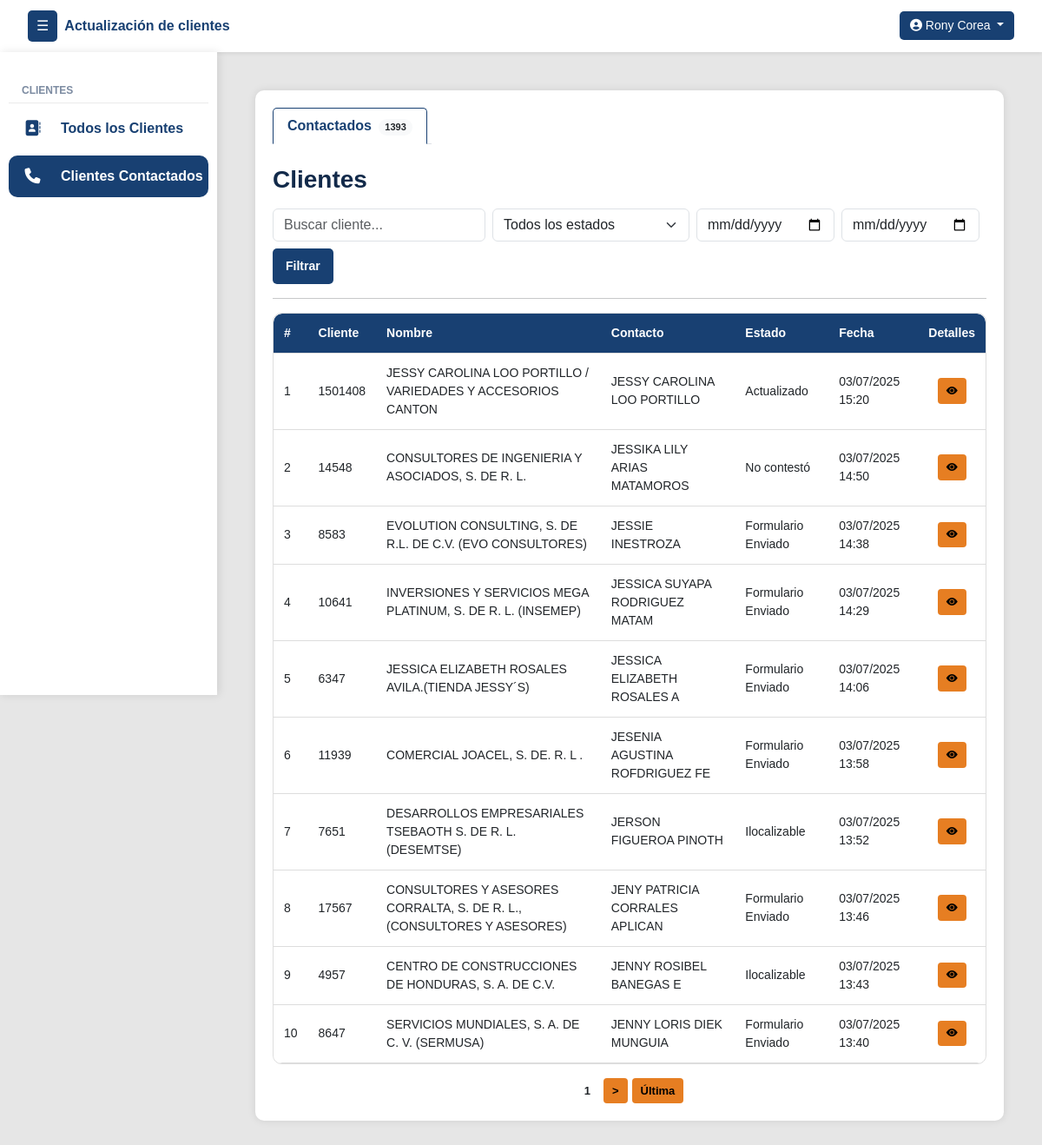
The page /clientes/contactados/ (signed in) on the database its author committed.
### clientes/models.py (models this page shows, shortened)
class Cliente(models.Model):
    numero_cliente = models.CharField(max_length=50, unique=True)
    nombre_cliente = models.CharField(max_length=255)
    contacto_cliente = models.CharField(max_length=255)
    contacto_cargo = models.CharField(max_length=100, null=True, blank=True)
    telefono_cliente = models.CharField(max_length=50, null=True, blank=True)
    telefono_dos = models.CharField(max_length=50, null=True, blank=True)
    direccion = models.CharField(max_length=255, null=True, blank=True)
    correo = models.CharField(max_length=254, null=True, blank=True)
    estado_actual = models.ForeignKey(EstadoReporte, on_delete=models.SET_NULL, null=True, blank=True, default=1)
    asignado_inicial = models.ForeignKey(User, on_delete=models.SET_NULL, null=True, blank=True, related_name='clientes_asignados_inicialmente')
    asignado_usuario = models.ForeignKey(User, on_delete=models.SET_NULL, null=True, blank=True, related_name='clientes_asignados')
    veces_contactado = models.PositiveIntegerField(default=0)
    sin_contestar = models.PositiveIntegerField(default=0)
    formulario_sin_contestar = models.PositiveIntegerField(default=0)
    ultima_llamada_no_contesto = models.DateTimeField(null=True, blank=True)
    ultimo_envio_formulario = models.DateTimeField(null=True, blank=True)

class EstadoReporte(models.Model):
    nombre = models.CharField(max_length=100, unique=True)
    creado_por = models.ForeignKey(User, on_delete=models.SET_NULL, null=True, blank=True)
    creado_en = models.DateTimeField(auto_now_add=True)
    estado = models.CharField(max_length=50, choices=[('activo', 'Activo'), ('inactivo', 'Inactivo')])
    intentos = models.PositiveIntegerField(default=0)
    genera_movimiento = models.BooleanField(default=True)

class MovimientoEstado(models.Model):
    cliente = models.ForeignKey(Cliente, on_delete=models.CASCADE, related_name='movimientos')
    estado = models.ForeignKey(EstadoReporte, on_delete=models.SET_NULL, null=True)
    actualizado_por = models.ForeignKey(User, on_delete=models.SET_NULL, null=True)
    actualizado_por_admin = models.ForeignKey(User, on_delete=models.SET_NULL, null=True, blank=True, related_name='movimientos_admin')
    fecha_hora = models.DateTimeField(auto_now_add=True)

class HistorialEstadoSinMovimiento(models.Model):
    cliente = models.ForeignKey(Cliente, on_delete=models.CASCADE, related_name='historial_sin_movimiento')
    estado = models.ForeignKey(EstadoReporte, on_delete=models.SET_NULL, null=True)
    actualizado_por = models.ForeignKey(User, on_delete=models.SET_NULL, null=True)
    actualizado_por_admin = models.ForeignKey(User, on_delete=models.SET_NULL, null=True, blank=True, related_name='historial_admin')
    nota = models.CharField(max_length=500, blank=True)
    fecha_hora = models.DateTimeField(auto_now_add=True)
    genera_movimiento = models.BooleanField(default=False)

### clientes/views.py (the view)
# urls.py: path('clientes/contactados/', vistasClientes.clientes_reportados, name='clientes_reportados'),
@login_required
def clientes_reportados(request):
    user = request.user
    grupos = user.groups.values_list('name', flat=True)
    search_query = request.GET.get('q', '').strip()
    estado_query = request.GET.get('estado', '').strip().lower()
    fecha_inicio = parse_date(request.GET.get('fecha_inicio', ''))
    fecha_fin = parse_date(request.GET.get('fecha_fin', ''))
    subquery_ultima_fecha_mov = MovimientoEstado.objects.filter(cliente=OuterRef('pk')).order_by('-fecha_hora').values('fecha_hora')[:1]
    subquery_ultima_fecha_hist = HistorialEstadoSinMovimiento.objects.filter(cliente=OuterRef('pk')).order_by('-fecha_hora').values('fecha_hora')[:1]
    clientes_reportados_query = Cliente.objects.prefetch_related(
        'movimientos__notas', 'historial_sin_movimiento', 'asignado_usuario', 'asignado_inicial', 'estado_actual'
    ).annotate(
        ultima_fecha_mov=Subquery(subquery_ultima_fecha_mov, output_field=DateTimeField()),
        ultima_fecha_hist=Subquery(subquery_ultima_fecha_hist, output_field=DateTimeField()),
        ultima_fecha=Greatest(
            Coalesce(Subquery(subquery_ultima_fecha_mov, output_field=DateTimeField()), Value(datetime(1900, 1, 1))),
            Coalesce(Subquery(subquery_ultima_fecha_hist, output_field=DateTimeField()), Value(datetime(1900, 1, 1)))
        )
    )
    if "super_admin" in grupos or "admin_group" in grupos:
        clientes_filtrados = clientes_reportados_query.filter(
            Q(Exists(MovimientoEstado.objects.filter(cliente=OuterRef('pk')))) |
            Q(Exists(HistorialEstadoSinMovimiento.objects.filter(cliente=OuterRef('pk'))))
        )
    elif "estandar_group" in grupos or "colector_group" in grupos:
        clientes_filtrados = clientes_reportados_query.filter(
            Q(Exists(MovimientoEstado.objects.filter(cliente=OuterRef('pk'), actualizado_por=user))) |
            Q(Exists(HistorialEstadoSinMovimiento.objects.filter(cliente=OuterRef('pk'), actualizado_por=user)))
        )
    else:
        messages.error(request, "Acceso no permitido.")
        return redirect("inicio")
    if search_query:
        clientes_filtrados = clientes_filtrados.filter(
            Q(nombre_cliente__icontains=search_query) |
            Q(numero_cliente__icontains=search_query) |
            Q(contacto_cliente__icontains=search_query)
        )
    if estado_query:
        clientes_filtrados = clientes_filtrados.filter(estado_actual__nombre__iexact=estado_query)
    if fecha_inicio and fecha_fin:
        clientes_filtrados = clientes_filtrados.filter(
            ultima_fecha__date__range=(fecha_inicio, fecha_fin)
        )
    clientes_filtrados = clientes_filtrados.order_by('-ultima_fecha')
    clientes_paginados = paginar_queryset(request, clientes_filtrados, 'reportados')
    for cliente in clientes_paginados:
        movimientos_normales = [{"obj": m, "tipo": "con_movimiento"} for m in cliente.movimientos.all()]
        movimientos_historial = [{"obj": h, "tipo": "sin_movimiento"} for h in cliente.historial_sin_movimiento.all() if not h.genera_movimiento]
        todos_movimientos = sorted(movimientos_normales + movimientos_historial, key=lambda x: x["obj"].fecha_hora, reverse=True)
        movimientos_sin_admin = [m for m in todos_movimientos if getattr(m["obj"], "actualizado_por_admin", None) is None]
        cliente.todos_los_movimientos = todos_movimientos
        cliente.movimientos_sin_admin = movimientos_sin_admin
        if movimientos_sin_admin:
            cliente.ultimo_estado_real = movimientos_sin_admin[0]["obj"].estado
            cliente.reportado_por = movimientos_sin_admin[0]["obj"].actualizado_por
        else:
            cliente.ultimo_estado_real = cliente.estado_actual  # Fallback
            cliente.reportado_por = None
    estados_disponibles = EstadoReporte.objects.filter(
        id__in=Cliente.objects.values_list('estado_actual', flat=True).distinct()
    ).exclude(nombre__iexact="pendiente")
    return render(request, 'clientes/clientes_reportados.html', {
        "clientes": clientes_paginados,
        "view_type": "reportados",
        "search_query": search_query,
        "estado_query": estado_query,
        "fecha_inicio": fecha_inicio,
        "fecha_fin": fecha_fin,
        "estados_disponibles": estados_disponibles,
        "count_reportados": clientes_filtrados.count(),
    })

### templates/clientes/clientes_reportados.html (shortened to what this page needs)
{% extends 'layout/layout.html' %}
{% load group_filters %}
{% block content %}
<div class="container">
    <div class="d-flex justify-content-between align-items-center flex-wrap gap-2 mb-3">
    <ul class="nav nav-tabs mb-0" id="clienteTabs" role="tablist">
        <li class="nav-item" role="presentation">
            <a class="nav-link {% if view_type == 'reportados' %}active{% endif %}" id="reportados-tab" href="{% url 'clientes_reportados' %}" role="tab" aria-controls="reportados" aria-selected="true">
                Contactados <span class="badge rounded-pill bg-light text-dark ms-1" id="countreportados">{{ count_reportados }}</span>
            </a>
        </li>
    </ul>
</div>
    <div class="tab-content mt-4" id="clienteTabsContent">
        {% if view_type == 'reportados' %}
        <div class="tab-pane fade show active" id="reportados" role="tabpanel" aria-labelledby="reportados-tab">
            <div class="d-flex justify-content-between align-items-center mb-3 flex-wrap gap-3">
                <h3 class="mb-0">Clientes</h3>
                <form method="get" class="row gx-2 gy-2 align-items-center w-100">
                    <div class="col-md-auto flex-grow-1">
                        <input type="text" name="q" id="searchInputReportados" class="form-control"
                            placeholder="Buscar cliente..." value="{{ search_query|default:'' }}" autocomplete="off">
                    </div>
                    <div class="col-md-auto">
                        <select name="estado" class="form-select">
                            <option value="">Todos los estados</option>
                        </select>
                    </div>
                    <div class="col-md-auto">
                        <input type="date" name="fecha_inicio" class="form-control" value="{{ fecha_inicio|date:'Y-m-d' }}">
                    </div>
                    <div class="col-md-auto">
                        <input type="date" name="fecha_fin" class="form-control" value="{{ fecha_fin|date:'Y-m-d' }}">
                    </div>
                    <div class="col-md-auto">
                        <button type="submit" class="btn btn-confirm btn-sm w-100">Filtrar</button>
                    </div>
                </form>
            </div>
            <hr>
            <div class="table-responsive">
                <table class="styled-table" id="tablaReportados">
                    <thead>
                        <tr>
                            <th>#</th>
                            <th>Cliente</th>
                            <th>Nombre</th>
                            <th>Contacto</th>
                            <th>Estado</th>
                            <th>Fecha</th>
                            <th>Detalles</th>
                        </tr>
                    </thead>
                    <tbody>
                        {% for cliente in clientes %}
                        <tr>
                            <td>{{ forloop.counter }}</td>
                            <td>{{ cliente.numero_cliente }}</td>
                            <td>{{ cliente.nombre_cliente }}</td>
                            <td>{{ cliente.contacto_cliente }}</td>
                            <td>{{ cliente.estado_actual.nombre }}</td>
                            <td>
                                {% if cliente.todos_los_movimientos %}
                                    {{ cliente.todos_los_movimientos.0.obj.fecha_hora|date:"d/m/Y H:i" }}
                                {% else %}
                                    -
                                {% endif %}
                            </td>
                            <td class="text-center">
                                <button class="btn btn-sm btn-reportar"
                                        data-bs-toggle="modal"
                                        data-bs-target="#modalDetalle{{ cliente.id }}">
                                    <i class="bi bi-eye-fill"></i>
                                </button>
                            </td>
                        </tr>
                        {% empty %}
                        <tr>
                            <td colspan="8" class="text-center">No hay clientes reportados.</td>
                        </tr>
                        {% endfor %}
                    </tbody>
                </table>
            </div>
            {% if clientes.has_other_pages %}
            <div class="pagination mt-3">
                <span class="btn btn-sm btn-reportar active">{{ clientes.number }}</span>
                {% if clientes.number < clientes.paginator.num_pages %}
                    <a href="?reportados={{ clientes.next_page_number }}" class="btn btn-sm btn-reportar">&gt;</a>
                    <a href="?reportados={{ clientes.paginator.num_pages }}" class="btn btn-sm btn-reportar">Última</a>
                {% endif %}
            </div>
            {% endif %}
        </div>
        {% endif %}
    </div>
</div>
{% endblock %}

### templates/layout/layout.html (shortened to what this page needs)
{% load static %}
{% load group_filters %}
<!DOCTYPE html>
<html lang="es">
<head>
    <link rel="stylesheet" href="https://cdn.jsdelivr.net/npm/bootstrap@5.3.0/dist/css/bootstrap.min.css">
    <link rel="stylesheet" href="{% static 'css/style.css' %}">
    <link rel="stylesheet" href="https://cdnjs.cloudflare.com/ajax/libs/font-awesome/6.4.2/css/all.min.css">
    <link href="https://cdn.jsdelivr.net/npm/select2@4.0.13/dist/css/select2.min.css" rel="stylesheet" />
    <link rel="stylesheet" href="https://cdn.jsdelivr.net/npm/bootstrap-icons@1.10.5/font/bootstrap-icons.css">
</head>
<body>
<nav class="navbar navbar-expand-lg navbar-light bg-white shadow-sm">
    <div class="container-fluid">
        <button id="sidebarCollapse" class="btn btn-primary me-2">☰</button>
        <a class="navbar-brand d-none d-md-block">Actualización de clientes</a>
        <div class="ms-auto">
            {% if user.is_authenticated %}
            <div class="dropdown">
                <button id="userDropdownBtn" class="btn btn-user dropdown-toggle user-font" type="button" data-bs-toggle="dropdown">
                  <i class="fas fa-user-circle"></i> {{ user.first_name }} {{ user.last_name }}
                </button>
              </div>
            {% else %}
                <a href="{% url 'login' %}" class="btn btn-outline-primary"><i class="fas fa-sign-in-alt"></i> Iniciar Sesión</a>
            {% endif %}
        </div>
    </div>
</nav>
<div class="d-flex">
    <nav id="sidebar">
      <ul class="list-unstyled components">
        {% if user|has_group:"estandar_group" or user|has_group:"colector_group" or user|has_group:"admin_group" %}
          <li class="sidebar-section-title">Clientes</li>
          {% if user|has_group:"estandar_group" %}
          <li class="list-link {% if active_page == 'clientes' %}active{% endif %}">
            <a href="{% url 'clientes' %}" class="sidebar-link">
              <i class="fas fa-address-book sidebar-icon"></i>
              <span class="sidebar-text">Todos los Clientes</span>
            </a>
          </li>
          {% endif %}
          {% if user|has_group:"admin_group" or user|has_group:"estandar_group" %}
          <li class="list-link {% if active_page == 'clientes_reportados' %}active{% endif %}">
            <a href="{% url 'clientes_reportados' %}" class="sidebar-link">
              <i class="fas fa-phone sidebar-icon"></i>
              <span class="sidebar-text">Clientes Contactados</span>
            </a>
          </li>
          {% endif %}
        {% endif %}
      </ul>
    </nav>
    <div id="main-container" class="container-fluid">
        <div id="content" class="w-100 p-4">
            {% block content %}{% endblock %}
        </div>
    </div>
</div>
</body>
</html>

### rows shown on the page
Cliente: numero_cliente "1501408", nombre_cliente "JESSY CAROLINA LOO PORTILLO / VARIEDADES Y ACCESORIOS CANTON", contacto_cliente "JESSY CAROLINA LOO PORTILLO", estado_actual.nombre "Actualizado", todos_los_movimientos.0.obj.fecha_hora "03/07/2025 15:20"
Cliente: numero_cliente "14548", nombre_cliente "CONSULTORES DE INGENIERIA Y ASOCIADOS, S. DE R. L.", contacto_cliente "JESSIKA LILY ARIAS MATAMOROS", estado_actual.nombre "No contestó", todos_los_movimientos.0.obj.fecha_hora "03/07/2025 14:50"
Cliente: numero_cliente "8583", nombre_cliente "EVOLUTION CONSULTING, S. DE R.L. DE C.V. (EVO CONSULTORES)", contacto_cliente "JESSIE INESTROZA", estado_actual.nombre "Formulario Enviado", todos_los_movimientos.0.obj.fecha_hora "03/07/2025 14:38"
Cliente: numero_cliente "10641", nombre_cliente "INVERSIONES Y SERVICIOS MEGA PLATINUM, S. DE R. L. (INSEMEP)", contacto_cliente "JESSICA SUYAPA RODRIGUEZ MATAM", estado_actual.nombre "Formulario Enviado", todos_los_movimientos.0.obj.fecha_hora "03/07/2025 14:29"
Cliente: numero_cliente "6347", nombre_cliente "JESSICA ELIZABETH ROSALES AVILA.(TIENDA JESSY´S)", contacto_cliente "JESSICA ELIZABETH ROSALES A", estado_actual.nombre "Formulario Enviado", todos_los_movimientos.0.obj.fecha_hora "03/07/2025 14:06"
Cliente: numero_cliente "11939", nombre_cliente "COMERCIAL JOACEL, S. DE. R. L .", contacto_cliente "JESENIA AGUSTINA ROFDRIGUEZ FE", estado_actual.nombre "Formulario Enviado", todos_los_movimientos.0.obj.fecha_hora "03/07/2025 13:58"
Cliente: numero_cliente "7651", nombre_cliente "DESARROLLOS EMPRESARIALES TSEBAOTH S. DE R. L. (DESEMTSE)", contacto_cliente "JERSON FIGUEROA PINOTH", estado_actual.nombre "Ilocalizable", todos_los_movimientos.0.obj.fecha_hora "03/07/2025 13:52"
Cliente: numero_cliente "17567", nombre_cliente "CONSULTORES Y ASESORES CORRALTA, S. DE R. L., (CONSULTORES Y ASESORES)", contacto_cliente "JENY PATRICIA CORRALES APLICAN", estado_actual.nombre "Formulario Enviado", todos_los_movimientos.0.obj.fecha_hora "03/07/2025 13:46"
Cliente: numero_cliente "4957", nombre_cliente "CENTRO DE CONSTRUCCIONES DE HONDURAS, S. A. DE C.V.", contacto_cliente "JENNY ROSIBEL BANEGAS E", estado_actual.nombre "Ilocalizable", todos_los_movimientos.0.obj.fecha_hora "03/07/2025 13:43"
Cliente: numero_cliente "8647", nombre_cliente "SERVICIOS MUNDIALES, S. A. DE C. V. (SERMUSA)", contacto_cliente "JENNY LORIS DIEK MUNGUIA", estado_actual.nombre "Formulario Enviado", todos_los_movimientos.0.obj.fecha_hora "03/07/2025 13:40"

### other values the page prints
{{ user.first_name }} "Rony"
{{ user.last_name }} "Corea"
{{ count_reportados }} "1393"
{{ clientes.number }} "1"
